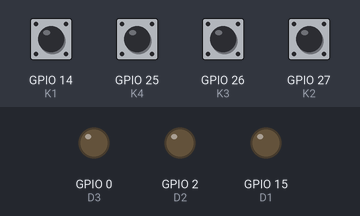
A program run on a simulated ESP32 board running MicroPython. On the bench: output pins drawn as LEDs (lit = HIGH). The test bench sets the inputs (shaded band); at power-on: GPIO 14 (K1), GPIO 25 (K4), GPIO 26 (K3), GPIO 27 (K2) HIGH.

Above: at 1.2 s.
1.3 s: GPIO 14 (K1) pulled LOW for 0.15 s
At 1.6 s:
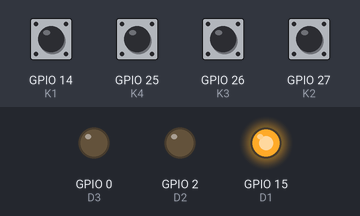
2.9 s: GPIO 26 (K3) pulled LOW for 0.15 s
At 4.0 s:
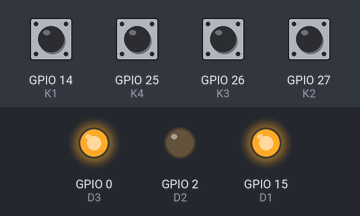
4.5 s: GPIO 27 (K2) pulled LOW for 0.15 s
At 5.3 s:
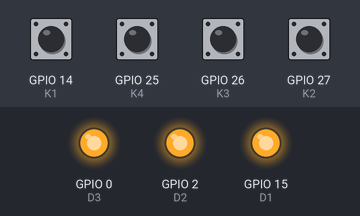
6.1 s: GPIO 14 (K1) pulled LOW for 1 s
At 6.5 s:
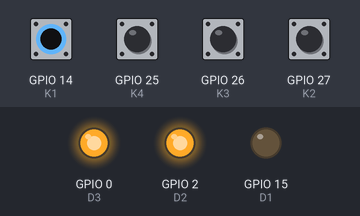
8.6 s: GPIO 26 (K3) pulled LOW for 1 s
At 9.6 s:
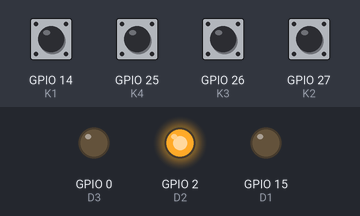
11.1 s: GPIO 14 (K1) pulled LOW for 0.15 s
At 11.5 s:
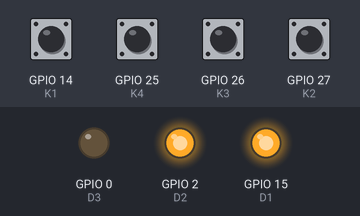
Timing chart, 0 to 13.7 s (numbered marks = the images above; inputs shaded):
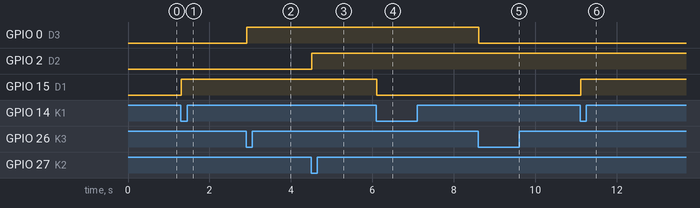

Measured:
- after the input at 1.3 s, GPIO 15 (D1): LOW → HIGH at once
- after the input at 2.9 s, GPIO 0 (D3): LOW → HIGH at once
- after the input at 4.5 s, GPIO 2 (D2): LOW → HIGH at once
- after the input at 6.1 s, GPIO 15 (D1): HIGH → LOW at once
- after the input at 8.6 s, GPIO 0 (D3): HIGH → LOW at once
- after the input at 11.1 s, GPIO 15 (D1): LOW → HIGH at once

The program:

key.py
```python
'''
接线说明：按键模块-->ESP32 IO
     (K1-K4)-->(14,27,26,25)

     LED模块-->ESP32 IO
     (D1-D4)-->(15,2,0,4)
操作K1键控制D1指示灯亮灭；操作K2键控制D2指示灯亮灭；
操作K3键控制D3指示灯亮灭；操作K4键控制D4指示灯亮灭；

这个类还未调试
'''

from machine import Pin
import time

class ButtonLedController:
    def __init__(self):
        # 初始化按键和LED的GPIO
        self.keys = {
            'K1': Pin(14, Pin.IN, Pin.PULL_UP),
            'K2': Pin(27, Pin.IN, Pin.PULL_UP),
            'K3': Pin(26, Pin.IN, Pin.PULL_UP),
            'K4': Pin(25, Pin.IN, Pin.PULL_UP)
        }
        self.leds = {
            'D1': Pin(15, Pin.OUT),
            'D2': Pin(2, Pin.OUT),
            'D3': Pin(0, Pin.OUT),
            'D4': Pin(4, Pin.OUT)
        }
        self.key_press = 0  # 初始按键状态
        self.led_states = {key: 0 for key in self.leds}  # 初始化LED状态

    def key_scan(self):
        # 按键扫描函数
        if self.key_press == 1 and any(not key.value() for key in self.keys.values()):
            time.sleep_ms(10)  # 消抖
            self.key_press = 0
            for key_name, key in self.keys.items():
                if not key.value():
                    return key_name
        elif all(key.value() for key in self.keys.values()):
            self.key_press = 1
        return None

    def control_led(self, key_press):
        # 根据按键控制对应的LED
        if key_press:
            led_name = 'D' + key_press[1]  # 按键K1-K4对应D1-D4
            self.led_states[led_name] = not self.led_states[led_name]
            self.leds[led_name].value(self.led_states[led_name])

    def run(self):
        # 程序主循环
        while True:
            key_press = self.key_scan()
            if key_press:
                self.control_led(key_press)

# 程序入口
if __name__ == "__main__":
    controller = ButtonLedController()
    controller.run()
```
